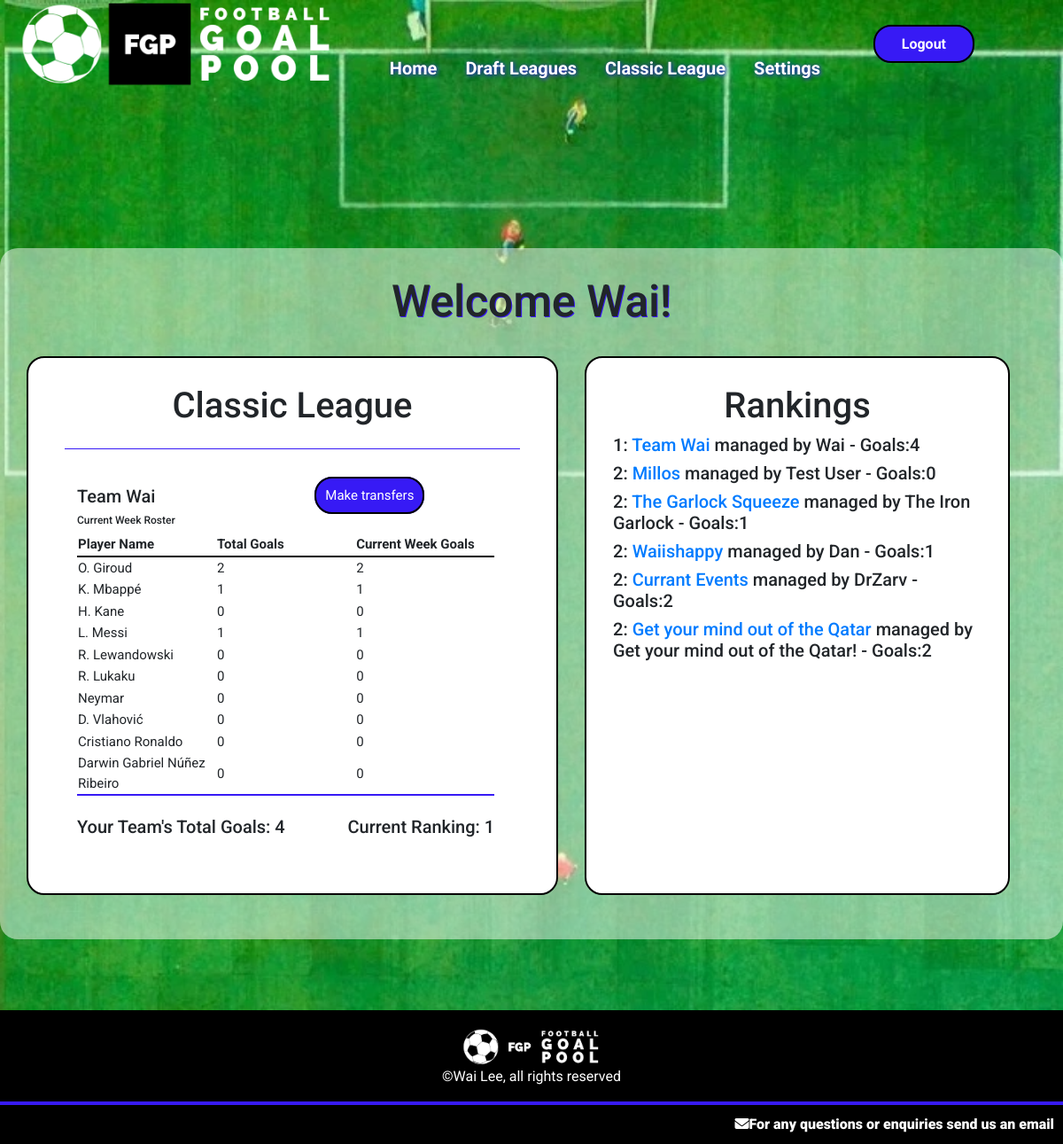
/globalleague (signed in), run on an earlier commit of the app's database.
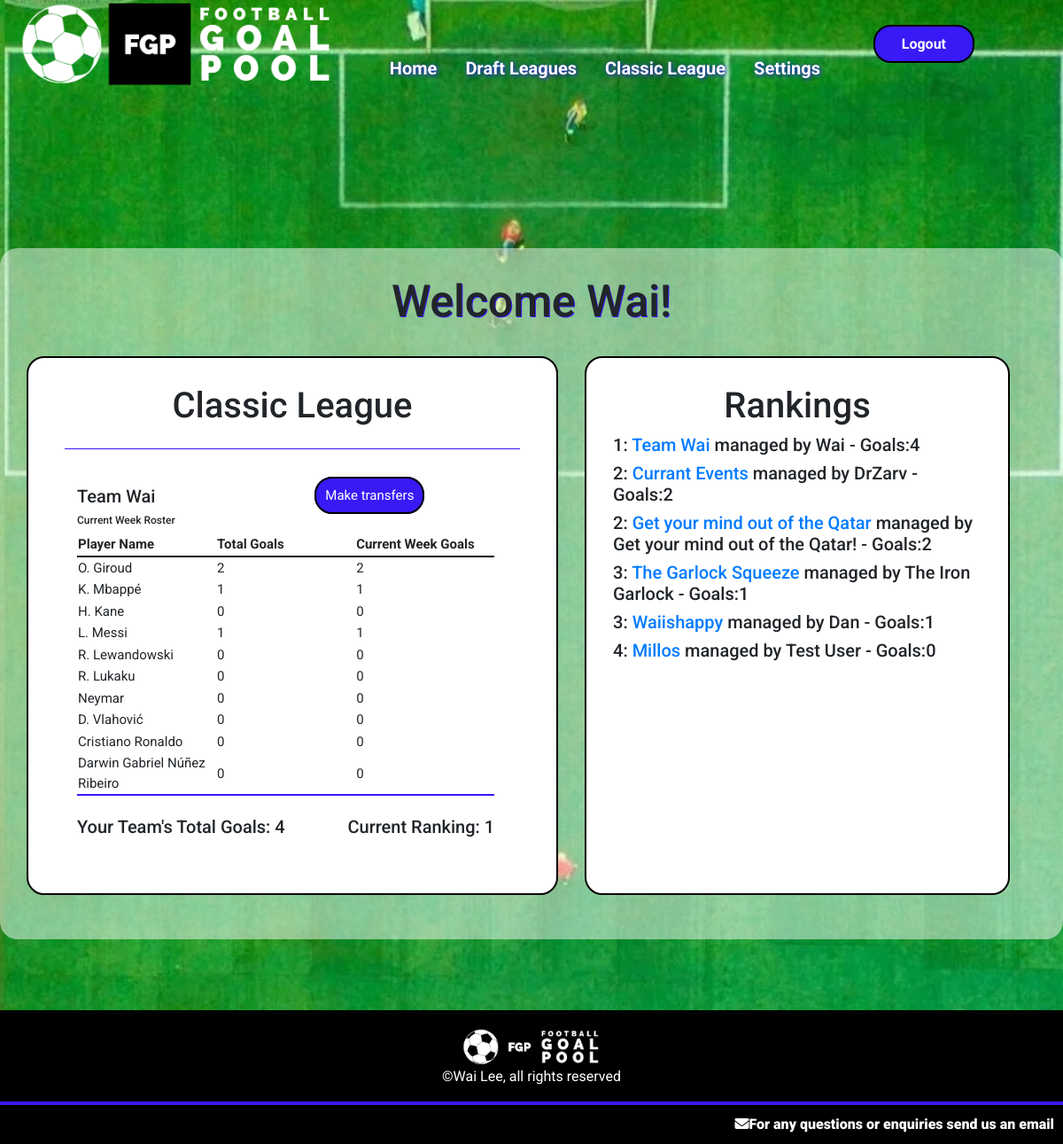
And on a later commit of the database.
### goalpoolapp/models.py (models this page shows, shortened)
class Player(models.Model):
    playercode = models.IntegerField()
    leagues = models.ManyToManyField(League, related_name="leagueplayers", blank=True)
    nickname = models.CharField(max_length=64)
    goals = models.IntegerField(default=0)
    country = models.ForeignKey(Country, on_delete=models.CASCADE, related_name="players")
    currentweekgoals = models.IntegerField(default=0)
    position = models.CharField(max_length=12)
    pic = models.CharField(max_length=100)

class Team(models.Model):
    manager = models.ForeignKey(User, on_delete=models.CASCADE, related_name="managedteams")
    league = models.ForeignKey(League, on_delete=models.CASCADE, related_name="leagueteams")
    players = models.ManyToManyField(Player, related_name="teams", blank=True)
    provisionalplayers = models.ManyToManyField(Player, related_name="provisionalteams", blank=True)
    rank = models.IntegerField(default=1)
    teamname = models.CharField(max_length=64)
    totalgoals = models.IntegerField(default=0)
    draftnumber = models.IntegerField(blank=True, null=True)

class User(AbstractUser):
    emailpermission = models.BooleanField(null=True)

### goalpoolapp/views.py (the view)
# urls.py: path('globalleague', views.globalleague, name='globalleague'),
@login_required
def globalleague(request):
    if request.method == "GET":
        global_league = getGlobalLeague()
        try:
            userteam = Team.objects.get(league=global_league, manager=request.user)
            global_teams = global_league.leagueteams.all().order_by('totalgoals')
            teamorder = Paginator(global_teams, 50)
            page = request.GET.get('page')
            teams = teamorder.get_page(page)
            return render(request, 'goalpoolapp/globalleague.html', {
                "league": global_league,
                "team": userteam,
                "teams": teams
            })
        except:
            return render(request, 'goalpoolapp/globalleague.html')

### goalpoolapp/functions.py (called while the page is built)
def getGlobalLeague():
    return League.objects.get(id='19')

### goalpoolapp/templates/goalpoolapp/globalleague.html (shortened to what this page needs)
{% extends "goalpoolapp/layout.html" %}
{% load static %}
{% block body %}
<div id="main-page-content-container">
    <div id="main-page-content">
        <h2>Welcome {{ user.username }}!</h2>
        <br>
        {% if not team %}
        <h3>You currently do not have a team registered for the Classic league</h3>
        <a class="button" href="{% url 'goalpoolapp:createglobalteam' %}">Click here to create a team</a>
        {% else %}
            <div class="leagues-container">
                <div>
                    <div class="leaguecontainer">
                        <h3>Classic League</h3>
                        <hr>
                        <div class="leagueinformation">
                            <div class="leaguetablecontainer">
                                <div class="split-flexbox">
                                    <div>
                                        <h5>{{ team.teamname }}</h5>
                                        <h6>Current Week Roster</h6>
                                    </div>
                                    <br>
                                    <div>
                                        {% if team.manager == user %}
                                        <a class="button" href="{% url 'goalpoolapp:globaltransfers' %}">Make transfers</a>
                                        {% endif %}
                                    </div>
                                    <br>
                                </div>
                                <table class="leaguetable">
                                    <tr>
                                        <th>Player Name</th>
                                        <th>Total Goals</th>
                                        <th>Current Week Goals</th>
                                    </tr>
                                    {% for player in team.players.all %}
                                    <tr>
                                        <td>{{ player.nickname }}</td>
                                        <td>{{ player.goals }}</td>
                                        <td>{{ player.currentweekgoals }}</td>
                                    </tr>
                                    {% endfor %}
                                </table>
                                <br>
                                <div class="split-flexbox">
                                    <h5>
                                        Your Team's Total Goals: {{ team.totalgoals }}
                                    </h5>
                                    <h5>
                                        Current Ranking: {{ team.rank }}
                                    </h5>
                                </div>
                            </div>
                        </div>
                    </div>
                </div>
                <div class="leaguecontainer">
                    <h3>Rankings</h3>
                    <div>
                        {% for team in teams|dictsort:"rank" %}
                            <h5>{{ team.rank }}: <a href="{% url 'goalpoolapp:viewglobalteam' team.id %}">{{ team.teamname }}</a> managed by {{ team.manager }} - Goals:{{ team.totalgoals }}</h5>
                        {% endfor %}
                    </div>
                </div>
            </div>
        {% endif %}
    </div>
</div>
{% endblock %}

What changed in the data, as far as the page shows it:
shown differently, row unchanged: Team "Currant Events": moves up the list
shown differently, row unchanged: Team "Get your mind out of the Qatar": moves up the list
changed Team "The Garlock Squeeze": rank "2" → "3"
changed Team "Waiishappy": rank "2" → "3"
changed Team "Millos": rank "2" → "4"; moves down the list
